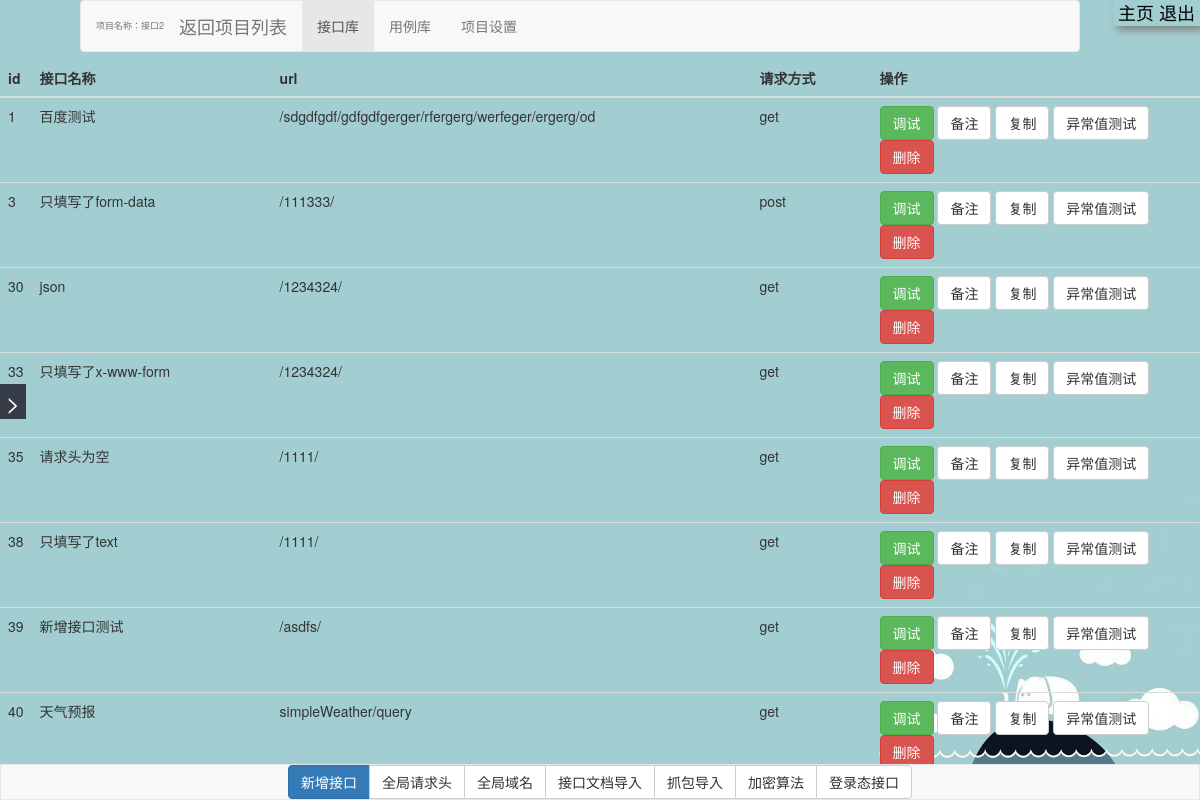
/apis/2/ (signed in), run on the app's committed database.
### apitest/models.py (models this page shows, shortened)
class DB_project(models.Model):
    name = models.CharField(max_length=100, null=True, verbose_name='项目名字')  # 项目名字
    remark = models.CharField(max_length=1000, null=True, verbose_name='项目备注')  # 项目备注
    username = models.CharField(max_length=15, null=True, verbose_name='项目创建者名字')  # 项目创建者名字
    other_user = models.CharField(max_length=100, null=True, verbose_name='项目其他创建者名字')  # 项目其他创建者名字
    class Meta:
        verbose_name = '项目表'
        verbose_name_plural = verbose_name

class DB_apis(models.Model):
    project_id = models.CharField(max_length=10, null=True)  # 项目id
    name = models.CharField(max_length=100, null=True)  # 接口名字
    api_method = models.CharField(max_length=10, null=True)  # 请求方式
    api_url = models.CharField(max_length=1000, null=True)  # url
    api_header = models.CharField(max_length=1000, null=True)  # 请求头
    api_login = models.CharField(max_length=10, null=True)  # 是否带登陆态
    api_host = models.CharField(max_length=100, null=True)  # 域名
    des = models.CharField(max_length=100, null=True)  # 描述
    body_method = models.CharField(max_length=20, null=True)  # 请求体编码格式
    api_body = models.CharField(max_length=1000, null=True)  # 请求体
    result = models.TextField(null=True)  # 返回体 因为长度巨大，所以用大文本方式存储
    sign = models.CharField(max_length=10, null=True)  # 是否验签
    file_key = models.CharField(max_length=50, null=True)  # 文件key
    file_name = models.CharField(max_length=50, null=True)  # 文件名
    public_header = models.CharField(max_length=1000, null=True)  # 全局变量-请求头
    last_body_method = models.CharField(max_length=20, null=True)  # 上次请求体编码格式
    last_api_body = models.CharField(max_length=1000, null=True)  # 上次请求体
    class Meta:
        verbose_name = '接口表'
        verbose_name_plural = verbose_name

### apitest/views.py (the view)
# urls.py: path('apis/<int:id>/', views.open_apis, name='open_apis'),
@login_required
def open_apis(request, id):
    project = DB_project.objects.filter(id=id)[0]
    apis = DB_apis.objects.filter(project_id=id)
    for i in apis:
        try:
            i.short_url = i.api_url.split('?')[0][:50]
        except:
            i.short_url = ''
    res = {"project": project, 'apis': apis, **glodict(request)}
    return render(request, 'P_apis.html', res)

### apitest/views.py (called while the page is built)
def glodict(request):
    res = {'username': request.user.username, 'userimg': f'{request.user.id}.png'}
    return res

### apitest/templates/P_apis.html (shortened to what this page needs)
{% extends 'welcome.html' %}
{% block body %}
    <nav class="navbar navbar-default" role="navigation"
         style="position: absolute;top: 0px;left: 80px;width:-webkit-calc(100% - 200px);z-index: 1">
        <div class="container-fluid">
            <div class="navbar-header">
                <span style="font-size: xx-small" class="navbar-brand">项目名称：{{ project.name }}</span>
                <a class="navbar-brand" href="/project_list/">返回项目列表</a>
            </div>
            <div>
                <ul class="nav navbar-nav">
                    <li class="active"><a href="/apis/{{ project.id }}/">接口库</a></li>
                    <li><a href="/cases/{{ project.id }}/">用例库</a></li>
                    <li><a href="/project_set/{{ project.id }}/">项目设置</a></li>
                </ul>
            </div>
        </div>
    </nav>
    <br><br>
    <table class="table table-hover">
        <thead>
        <tr>
            <th>id</th>
            <th style="width: 20%">接口名称</th>
            <th style="width: 40%">url</th>
            <th style="width: 10%">请求方式</th>
            <th style="width: 350px">操作</th>
        </tr>
        </thead>
        <tbody>
        {% for i in apis %}
            <tr>
                <td>{{ i.id }}</td>
                <td>{{ i.name }}</td>
                <td>{{ i.short_url }}</td>
                <td>{{ i.api_method }}</td>
                <td>
                    <button onclick="ts_show('{{ i.id }}', '{{ i.name }}')" class="btn btn-success">调试</button>
                    <button onclick="open_bz('{{ i.id }}')" class="btn btn-default">备注</button>
                    <button onclick="copy_api('{{ i.id }}')" class="btn btn-default">复制</button>
                    <button onclick="error_test('{{ i.id }}')" class="btn btn-default">异常值测试</button>
                    <button class="btn btn-danger" onclick="document.location.href='/project_api_del/{{ i.id }}/'"
                            class="btn btn-danger">删除
                    </button>
                </td>
            </tr>
        {% endfor %}
        </tbody>
    </table>
    <div style="position: fixed; bottom: 0px; width: 100%; background-color: #f8f8f8; text-align: center; border: 1px solid #e7e7e7">
        <div class="btn-group">
            <button onclick="ts_add()" type="button" class="btn btn-primary">新增接口</button>
            <button type="button" class="btn btn-default">全局请求头</button>
            <button type="button" class="btn btn-default">全局域名</button>
            <button type="button" class="btn btn-default">接口文档导入</button>
            <button type="button" class="btn btn-default">抓包导入</button>
            <button type="button" class="btn btn-default">加密算法</button>
            <button type="button" class="btn btn-default">登录态接口</button>
        </div>
    </div>
{% endblock body %}

### apitest/templates/welcome.html (style rules this page uses)
body { background: url("/static/bg.jpeg") fixed; background-attachment: fixed; background-size: cover; }

### data on the page
DB_project: name "接口2"
DB_apis: id "1", name "百度测试", short_url "/sdgdfgdf/gdfgdfgerger/rfergerg/werfeger/ergerg/od", api_method "get"
DB_apis: id "3", name "只填写了form-data", short_url "/111333/", api_method "post"
DB_apis: id "30", name "json", short_url "/1234324/", api_method "get"
DB_apis: id "33", name "只填写了x-www-form", short_url "/1234324/", api_method "get"
DB_apis: id "35", name "请求头为空", short_url "/1111/", api_method "get"
DB_apis: id "38", name "只填写了text", short_url "/1111/", api_method "get"
DB_apis: id "39", name "新增接口测试", short_url "/asdfs/", api_method "get"
DB_apis: id "40", name "天气预报", short_url "simpleWeather/query", api_method "get"
